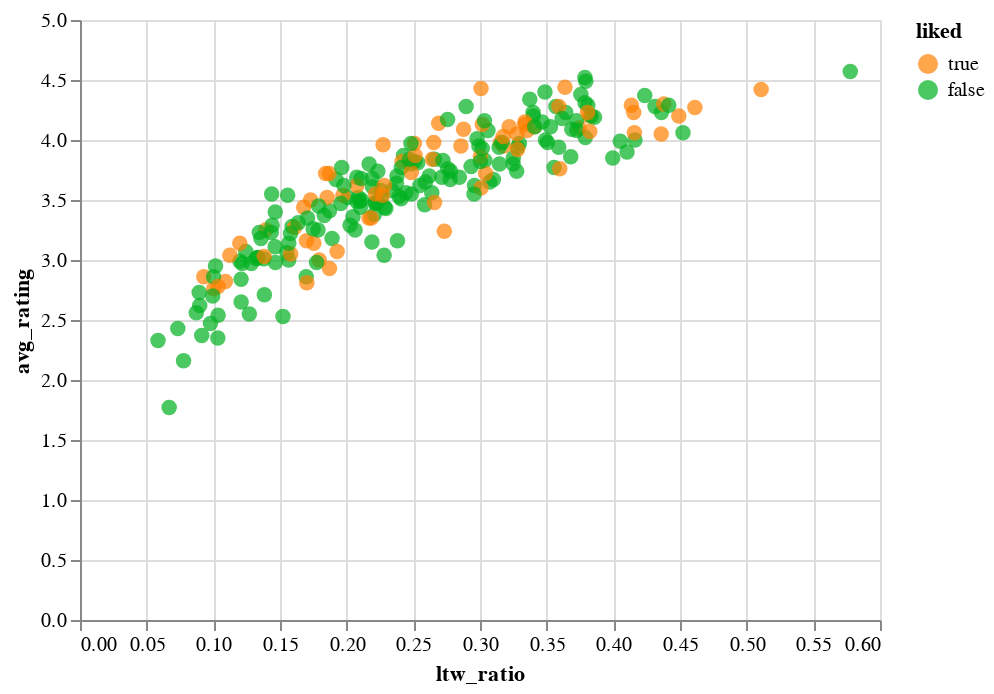

Here is the notebook cell this chart was saved with:
### Markdown cell above
really high correlation!

### Code cell
alt.Chart(df_rating_merged).mark_circle(size=60).encode(
    x='ltw_ratio:Q',
    y='avg_rating:Q',
    color=alt.Color('liked', scale=alt.Scale(domain=[True, False], range=["#ff8000", "#00b020"])),
    tooltip=['title', 'year', 'rating', 'avg_rating', 'ltw_ratio']
).interactive()

### Figure 1 — Vega-Lite specification as saved in the notebook (floating-point values rounded to 4 significant figures; data arrays with more than 128 entries replaced by an {"elided": "..."} marker saying what was removed)
{"config": {"view": {"continuousWidth": 400, "continuousHeight": 300}}, "data": {"name": "data-7b05de4687defd54dfbe5241862282fc"}, "mark": {"type": "circle", "size": 60}, "encoding": {"color": {"field": "liked", "scale": {"domain": [true, false], "range": ["#ff8000", "#00b020"]}, "type": "nominal"}, "tooltip": [{"field": "title", "type": "nominal"}, {"field": "year", "type": "nominal"}, {"field": "rating", "type": "quantitative"}, {"field": "avg_rating", "type": "nominal"}, {"field": "ltw_ratio", "type": "quantitative"}], "x": {"field": "ltw_ratio", "type": "quantitative"}, "y": {"field": "avg_rating", "type": "quantitative"}}, "selection": {"selector002": {"type": "interval", "bind": "scales", "encodings": ["x", "y"]}}, "$schema": "https://vega.github.io/schema/vega-lite/v4.17.0.json", "datasets": {"data-7b05de4687defd54dfbe5241862282fc": {"elided": "235 records"}}}
